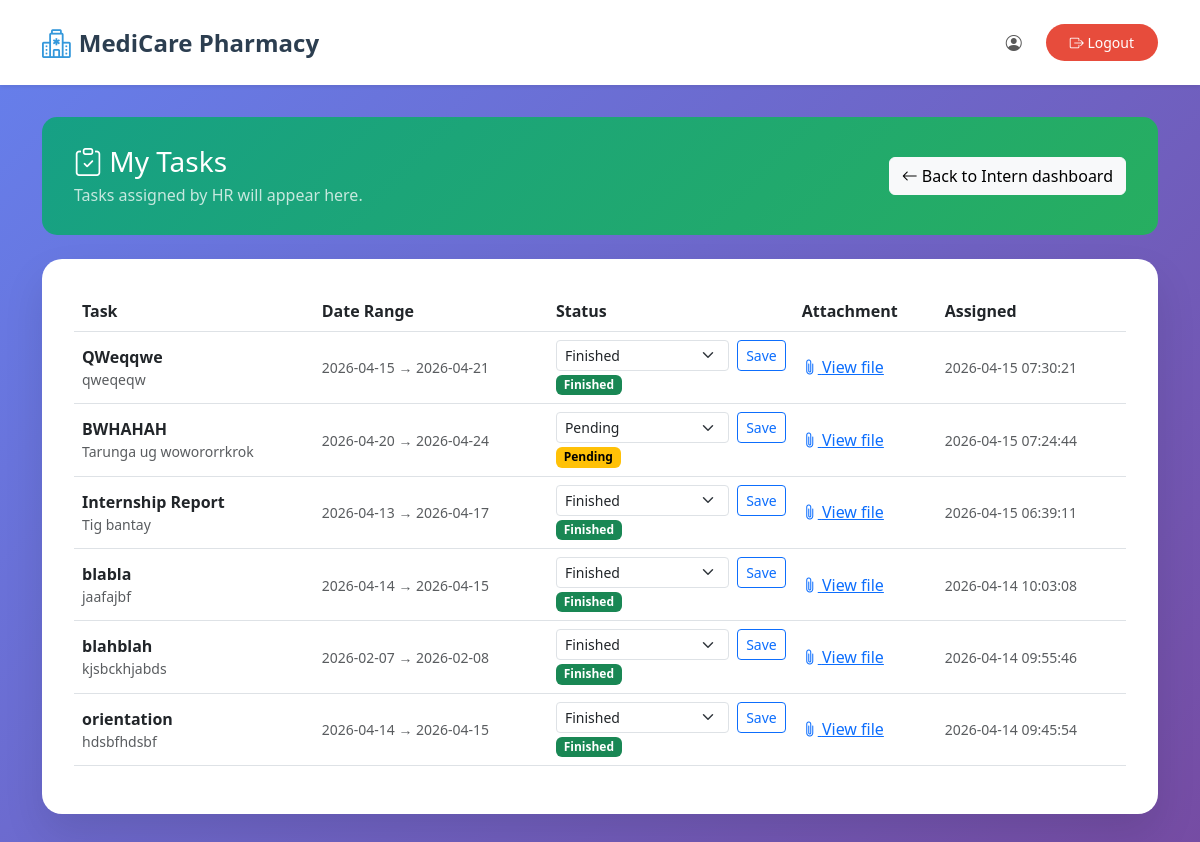
Screenshot of /Users/intern/tasks.php (signed in) with the database file from the repository.
### tables this page shows
CREATE TABLE `internship_routine` (
  `id` int(11) NOT NULL,
  `assigned_to` int(11) NOT NULL,
  `title` varchar(255) NOT NULL,
  `duties` text NOT NULL,
  `date_from` date NOT NULL,
  `date_to` date NOT NULL,
  `file_path` varchar(255) DEFAULT NULL,
  `created_at` timestamp NOT NULL DEFAULT current_timestamp(),
  `user_id` int(11) DEFAULT NULL,
  `assigned_to_user_id` int(11) DEFAULT NULL,
  `report_type` varchar(50) NOT NULL DEFAULT 'task',
  `notes` text DEFAULT NULL,
  `file_original_name` varchar(255) DEFAULT NULL,
  `file_stored_name` varchar(255) DEFAULT NULL,
  `status` varchar(30) NOT NULL DEFAULT 'pending',
  `assigned_by_user_id` int(11) DEFAULT NULL
);

### Users/intern/tasks.php (the view, shortened to what this page needs)
<?php
require_once '../../config.php';
$user_id   = (int)($_SESSION['user_id'] ?? 0);
$full_name = $_SESSION['full_name'] ?? 'Intern';
$routine_table = 'internship_routine';
$conn->query("ALTER TABLE `{$routine_table}` ADD COLUMN IF NOT EXISTS `status` VARCHAR(30) NOT NULL DEFAULT 'pending'");
$conn->query("ALTER TABLE `{$routine_table}` ADD COLUMN IF NOT EXISTS `assigned_by_user_id` INT(11) DEFAULT NULL");
$tasks = [];
$stmt  = $conn->prepare("SELECT id, title, duties AS description, date_from, date_to AS due_date, file_path, status, created_at
                         FROM `{$routine_table}`
                         WHERE assigned_to = ?
                         ORDER BY created_at DESC
                         LIMIT 50");
if ($stmt) {
    $stmt->bind_param("i", $user_id);
    if ($stmt->execute()) {
        $res = $stmt->get_result();
        if ($res) {
            while ($row = $res->fetch_assoc()) {
                $tasks[] = $row;
            }
        }
    }
}
?>
<!DOCTYPE html>
<html lang="en">
<head>
    <link href="https://cdn.jsdelivr.net/npm/bootstrap@5.3.0/dist/css/bootstrap.min.css" rel="stylesheet">
    <link rel="stylesheet" href="https://cdn.jsdelivr.net/npm/bootstrap-icons@1.11.0/font/bootstrap-icons.css">
    <link rel="stylesheet" href="../../style.css">
</head>
<body>
    <nav class="navbar navbar-expand-lg navbar-light bg-white shadow-sm">
        <div class="container">
            <a class="navbar-brand" href="../../index.php">
                <i class="bi bi-hospital"></i> MediCare Pharmacy
            </a>
            <div class="navbar-nav ms-auto align-items-lg-center gap-2">
                <span class="navbar-text me-lg-3">
                    <i class="bi bi-person-circle"></i> <?php echo htmlspecialchars($full_name); ?>
                </span>
                <a href="../logout.php" class="btn btn-logout btn-sm">
                    <i class="bi bi-box-arrow-right"></i> Logout
                </a>
            </div>
        </div>
    </nav>
    <div class="page-wrap">
        <div class="container">
            <div class="page-header d-flex flex-wrap justify-content-between align-items-center gap-3">
                <div>
                    <h1 class="h3 mb-1"><i class="bi bi-clipboard-check"></i> My Tasks</h1>
                    <p class="mb-0 opacity-75">Tasks assigned by HR will appear here.</p>
                </div>
                <a href="dashboard.php" class="btn btn-light">
                    <i class="bi bi-arrow-left"></i> Back to Intern dashboard
                </a>
            </div>
            <div class="panel">
                <?php if (empty($tasks)): ?>
                    <p class="text-muted mb-0">No tasks assigned yet.</p>
                <?php else: ?>
                    <div class="table-responsive">
                        <table class="table table-hover align-middle">
                            <thead>
                                <tr>
                                    <th>Task</th>
                                    <th>Date Range</th>
                                    <th>Status</th>
                                    <th>Attachment</th>
                                    <th>Assigned</th>
                                </tr>
                            </thead>
                            <tbody>
                                <?php foreach ($tasks as $t): ?>
                                    <?php
                                        $st      = $t['status'] ?? 'pending';
                                        $badge_class = match($st) {
                                            'finished' => 'badge-finished',
                                            'late'     => 'badge-late',
                                            default    => 'badge-pending',
                                        };
                                    ?>
                                    <tr>
                                        <td>
                                            <div class="task-title"><?php echo htmlspecialchars($t['title']); ?></div>
                                            <div class="small text-muted"><?php echo nl2br(htmlspecialchars($t['description'])); ?></div>
                                        </td>
                                        <td>
                                            <small class="text-muted">
                                                <?php echo htmlspecialchars(($t['date_from'] ?? '—') . ' → ' . ($t['due_date'] ?: '—')); ?>
                                            </small>
                                        </td>
                                        <td>
                                            <form method="post" action="" class="d-flex align-items-center gap-2">
                                                <select name="status" class="form-select form-select-sm" style="min-width:120px;">
                                                    <option value="pending"  <?php echo ($st === 'pending')  ? 'selected' : ''; ?>>Pending</option>
                                                    <option value="finished" <?php echo ($st === 'finished') ? 'selected' : ''; ?>>Finished</option>
                                                </select>
                                                <button type="submit" class="btn btn-sm btn-outline-primary">Save</button>
                                            </form>
                                            <span class="badge <?php echo $badge_class; ?> mt-1"><?php echo ucfirst($st); ?></span>
                                        </td>
                                        <td>
                                            <?php if (!empty($t['file_path'])): ?>
                                                <a href="<?php echo htmlspecialchars(BASE_URL . 'uploads/tasks/' . rawurlencode($t['file_path'])); ?>" target="_blank" rel="noopener">
                                                    <i class="bi bi-paperclip"></i> View file
                                                </a>
                                            <?php else: ?>
                                                <span class="text-muted">—</span>
                                            <?php endif; ?>
                                        </td>
                                        <td><small class="text-muted"><?php echo htmlspecialchars($t['created_at']); ?></small></td>
                                    </tr>
                                <?php endforeach; ?>
                            </tbody>
                        </table>
                    </div>
                <?php endif; ?>
            </div>
        </div>
    </div>
</body>
</html>

### style.css (style rules this page uses)
* { margin: 0; padding: 0; box-sizing: border-box; }
body { font-family: 'Segoe UI', Tahoma, Geneva, Verdana, sans-serif; overflow-x: hidden; }
.navbar { background-color: rgba(255, 255, 255, 0.95); backdrop-filter: blur(10px); box-shadow: 0 2px 10px rgba(0, 0, 0, 0.1); padding: 1rem 0; z-index: 1000; }
.navbar-brand { font-weight: bold; font-size: 1.5rem; color: #2c3e50 !important; display: flex; align-items: center; gap: 0.5rem; }
.navbar-brand i { color: #3498db; font-size: 1.8rem; }

### Users/intern/tasks.php (style rules this page uses)
.page-wrap { min-height: 100vh; background: linear-gradient(135deg, #667eea 0%, #764ba2 100%); padding: 2rem 0; }
.panel { background: white; border-radius: 20px; box-shadow: 0 20px 40px rgba(0, 0, 0, 0.1); padding: 2rem; margin-bottom: 1.5rem; }
.page-header { background: linear-gradient(135deg, #16a085 0%, #27ae60 100%); color: white; padding: 1.75rem 2rem; border-radius: 15px; margin-bottom: 1.5rem; }
.btn-logout { background: #e74c3c; color: white; border: none; border-radius: 25px; padding: 0.5rem 1.5rem; }
.task-title { font-weight: 600; }
.badge-pending { background-color: #ffc107; color: #000; }
.badge-finished { background-color: #198754; color: #fff; }

### rows the page displays
internship_routine: title "QWeqqwe", duties "qweqeqw", date_from+date_to "2026-04-15 → 2026-04-21", status "Finished", created_at "2026-04-15 07:30:21"
internship_routine: title "BWHAHAH", duties "Tarunga ug wowororrkrok", date_from+date_to "2026-04-20 → 2026-04-24", status "Pending", created_at "2026-04-15 07:24:44"
internship_routine: title "Internship Report", duties "Tig bantay", date_from+date_to "2026-04-13 → 2026-04-17", status "Finished", created_at "2026-04-15 06:39:11"
internship_routine: title "blabla", duties "jaafajbf", date_from+date_to "2026-04-14 → 2026-04-15", status "Finished", created_at "2026-04-14 10:03:08"
internship_routine: title "blahblah", duties "kjsbckhjabds", date_from+date_to "2026-02-07 → 2026-02-08", status "Finished", created_at "2026-04-14 09:55:46"
internship_routine: title "orientation", duties "hdsbfhdsbf", date_from+date_to "2026-04-14 → 2026-04-15", status "Finished", created_at "2026-04-14 09:45:54"
